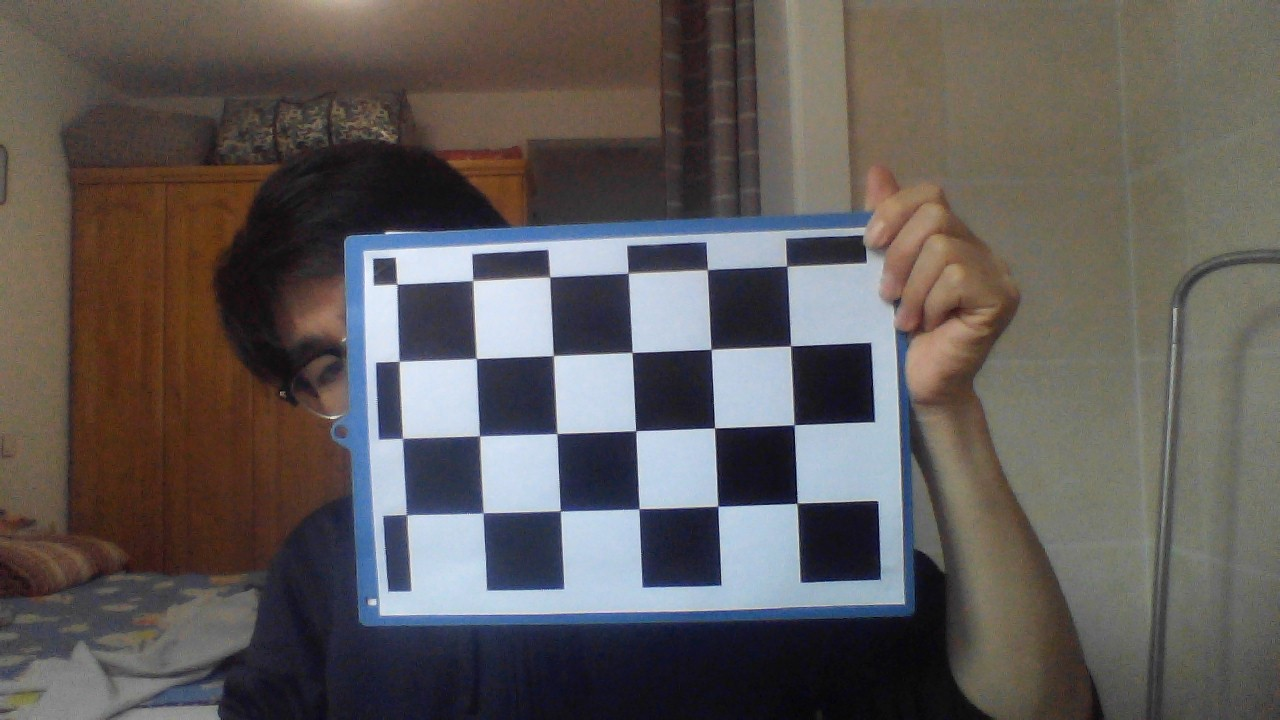
#> input picture calib_images/checkerboard/WIN_20200409_16_38_18_Pro.jpg, 1280 x 720 px; its folder holds only this picture in this run
$ python cam_calib.py
#> lines starting #> are read from the running program, lines starting #| are printed output that depends on the picture; after the words box and inside, x2 and y2 are one past the last pixel; in counts of white or black regions, pixels touching at a corner belong together; long printed decimals are rounded
import cv2
import numpy as np
import glob

# 设置寻找亚像素角点的参数，采用的停止准则是最大循环次数30和最大误差容限0.001
criteria = (cv2.TERM_CRITERIA_MAX_ITER | cv2.TERM_CRITERIA_EPS, 30, 0.001)

# 获取标定板角点的位置
objp = np.zeros((4 * 6, 3), np.float32)
objp[:, :2] = np.mgrid[0:6, 0:4].T.reshape(-1, 2)  # 将世界坐标系建在标定板上，所有点的Z坐标全部为0，所以只需要赋值x和y

obj_points = []  # 存储3D点
img_points = []  # 存储2D点

images = glob.glob("calib_images/checkerboard/*.jpg")
i=0
for fname in images:
    img = cv2.imread(fname)
#> img is the input picture: shape (720, 1280, 3); mean B, G, R 88.9, 90.5, 95.6
    gray = cv2.cvtColor(img, cv2.COLOR_BGR2GRAY)
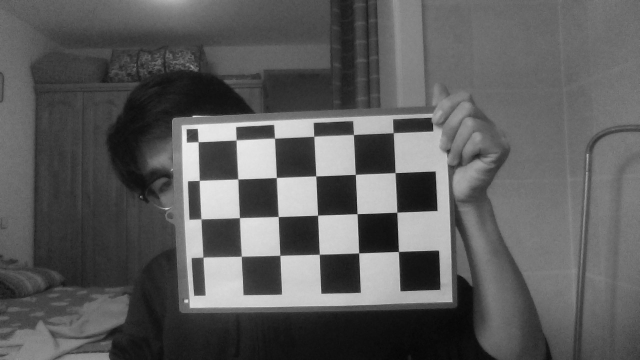
#> gray: shape (720, 1280) (shown at 1/2 size); min 3, max 247, mean 91.9
    size = gray.shape[::-1]
    print("size--------------->",size)
#| size---------------> (1280, 720)
    ret, corners = cv2.findChessboardCorners(gray, (6, 4), None)
#> ret = True; corners = 24 rows, first 8: [397.2, 284.4], [472.8, 280.6], [549.9, 277.3], [627.8, 273.1], [707.4, 270.1], [786.8, 266.2], [399.4, 361.3], [476.5, 358.5]
    #print(corners)

    if ret:

        obj_points.append(objp)

        corners2 = cv2.cornerSubPix(gray, corners, (5, 5), (-1, -1), criteria)  # 在原角点的基础上寻找亚像素角点
#> corners2 = 24 rows, first 8: [396.8, 284.2], [472.8, 280.5], [549.7, 276.9], [628.2, 273.1], [707.3, 269.7], [786.7, 266.2], [399.2, 361.3], [476.2, 358.5]
        #print(corners2)
        if [corners2]:
            img_points.append(corners2)
        else:
            img_points.append(corners)

        cv2.drawChessboardCorners(img, (6, 4), corners, ret)  # 记住，OpenCV的绘制函数一般无返回值
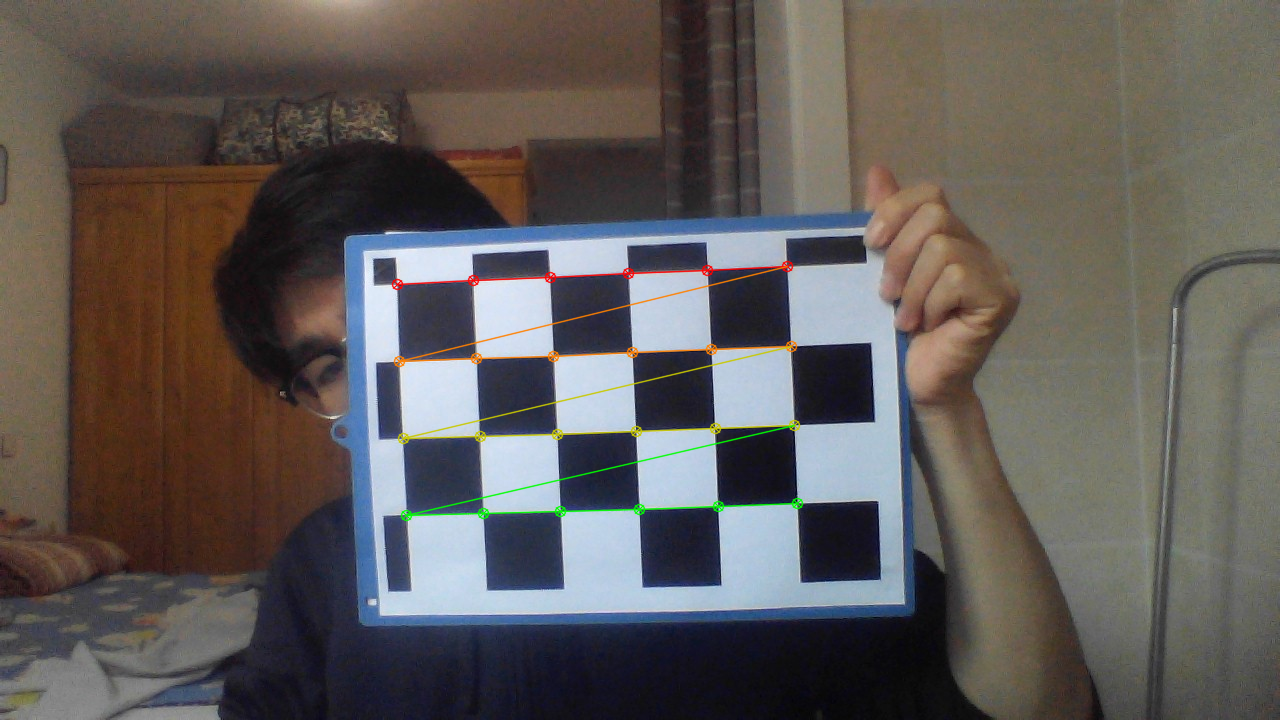
#> img: shape (720, 1280, 3); 1.1% of pixels changed, all inside (x1, y1, x2, y2) = (391, 260, 804, 522)
        i+=1
        cv2.imwrite('conimg'+str(i)+'.jpg', img)
        cv2.waitKey(1500)

print(len(img_points))
#| 1
cv2.destroyAllWindows()

# 标定
ret, mtx, dist, rvecs, tvecs = cv2.calibrateCamera(obj_points, img_points, size, None, None)
#> ret = 0.31; mtx = [[3310.7, 0, 688.9], [0, 3162.1, 296.4], [0, 0, 1]]; dist = [[-3.41, 283.9, 0.0229, -0.066, -10713.7]]; rvecs = ([0.00873, 0.285, -0.0447],); tvecs = ([-3.61, -0.164, 40.95],)

print("ret:", ret)
#| ret: 0.3104
print("mtx:\n", mtx) # 内参数矩阵
#| mtx:
#|  [[3.31065177e+03 0.00000000e+00 6.88911321e+02]
#|  [0.00000000e+00 3.16211388e+03 2.96391067e+02]
#|  [0.00000000e+00 0.00000000e+00 1.00000000e+00]]
print("dist:\n", dist)  # 畸变系数   distortion cofficients = (k_1,k_2,p_1,p_2,k_3)
#| dist:
#|  [[-3.40817136e+00  2.83933218e+02  2.28726642e-02 -6.60179213e-02
#|   -1.07137450e+04]]
print("rvecs:\n", rvecs)  # 旋转向量  # 外参数
#| rvecs:
#|  (array([[ 0.008726],
#|        [ 0.2846],
#|        [-0.04467]]),)
print("tvecs:\n", tvecs ) # 平移向量  # 外参数
#| tvecs:
#|  (array([[-3.610],
#|        [-0.1641],
#|        [40.951]]),)

$ run again, on calib_images/checkerboard/WIN_20200409_16_39_32_Pro.jpg
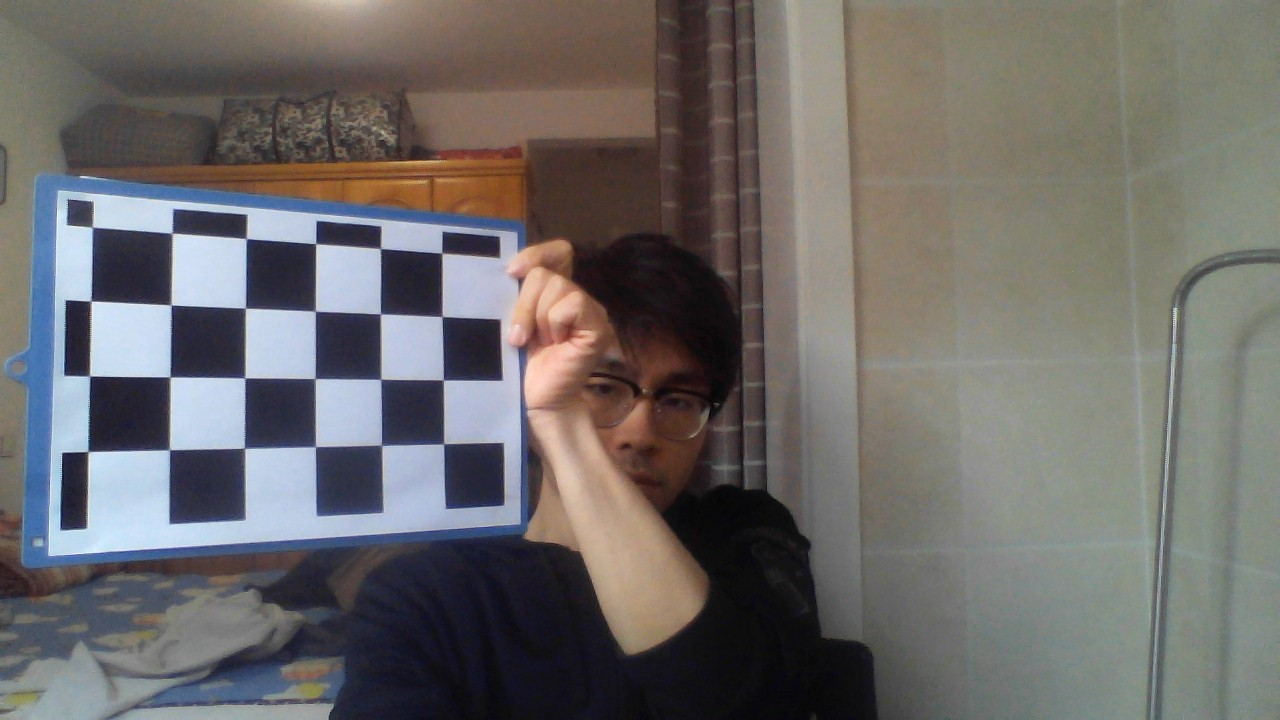
#> input picture calib_images/checkerboard/WIN_20200409_16_39_32_Pro.jpg, 1280 x 720 px
#> img is the input picture: shape (720, 1280, 3); mean B, G, R 105.1, 106.7, 109.6
#> `gray = cv2.cvtColor(img, cv2.COLOR_BGR2GRAY)`:
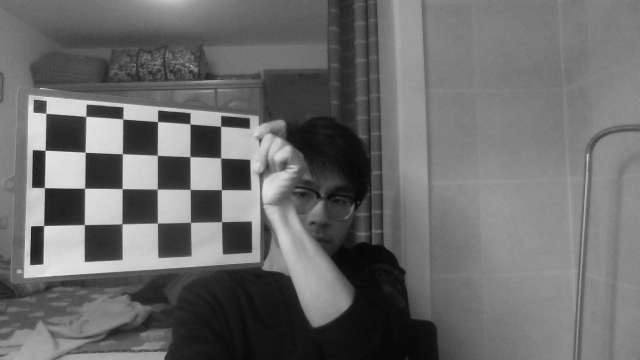
#> gray: shape (720, 1280) (shown at 1/2 size); min 1, max 251, mean 107.4
#| size---------------> (1280, 720)
#> `ret, corners = cv2.findChessboardCorners(gray, (6, 4), None)`: ret = True; corners = 24 rows, first 8: [91.83, 226.9], [171.6, 233.5], [246.4, 238.9], [315.5, 243.8], [380.7, 248.8], [442, 253], [91.14, 301], [171.5, 305.1]
#> corners2 = 24 rows, first 8: [92.28, 227.1], [172.1, 233.3], [246.2, 238.6], [315.7, 243.7], [380.4, 248.5], [441.8, 253.1], [90.75, 301.1], [171.1, 305]
#> `cv2.drawChessboardCorners(img, (6, 4), corners, ret)`:
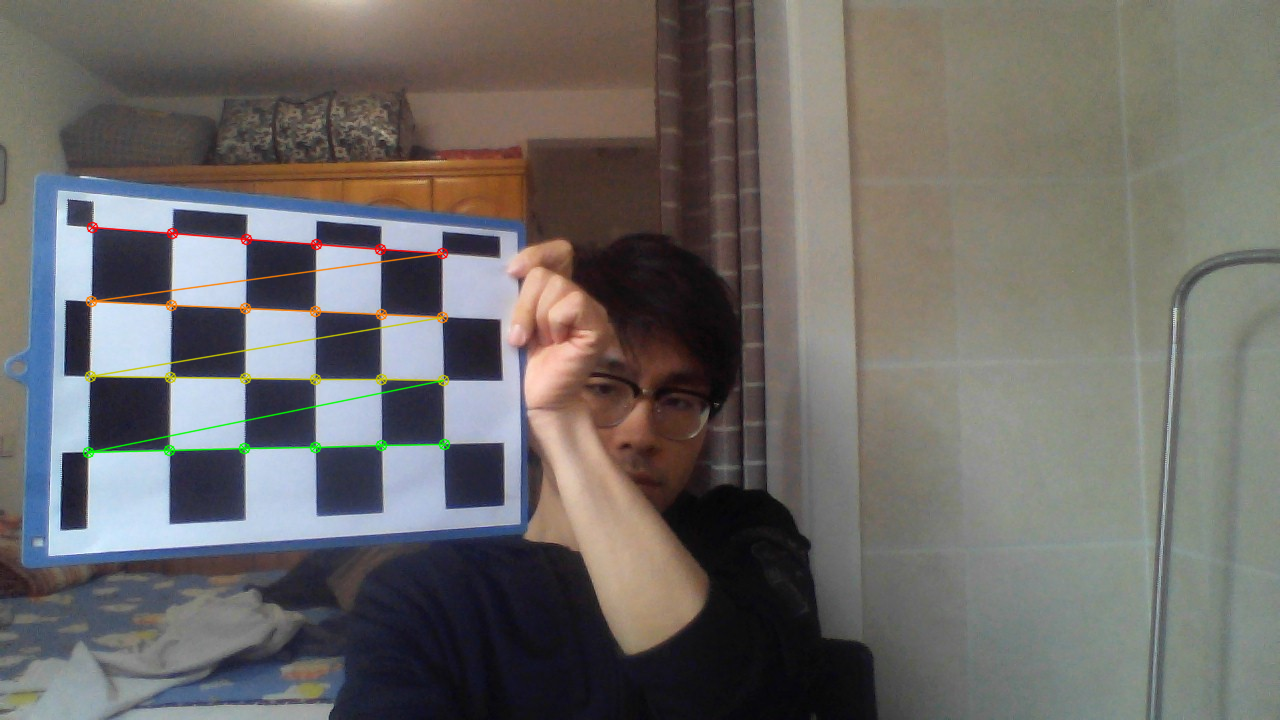
#> img: shape (720, 1280, 3); 1.02% of pixels changed, all inside (x1, y1, x2, y2) = (82, 221, 451, 459)
#| 1
#> `ret, mtx, dist, rvecs, tvecs = cv2.calibrateCamera(obj_points, img_poi..`: ret = 0.219; mtx = [[1206, 0, 638.2], [0, 1147.8, 287.1], [0, 0, 1]]; dist = [[-0.186, 0.65, -0.011, 0.00632, -0.87]]; rvecs = ([-0.11, -0.625, 0.0153],); tvecs = ([-7, -0.77, 15.06],)
#| ret: 0.2193
#| mtx:
#|  [[1.20599581e+03 0.00000000e+00 6.38189178e+02]
#|  [0.00000000e+00 1.14782743e+03 2.87116103e+02]
#|  [0.00000000e+00 0.00000000e+00 1.00000000e+00]]
#| dist:
#|  [[-0.1861  0.6498 -0.01096  0.006322 -0.8705]]
#| rvecs:
#|  (array([[-0.1101],
#|        [-0.6251 ],
#|        [ 0.01531]]),)
#| tvecs:
#|  (array([[-7.000],
#|        [-0.7696],
#|        [15.058]]),)

$ run again, on calib_images/checkerboard/WIN_20200409_16_39_35_Pro.jpg
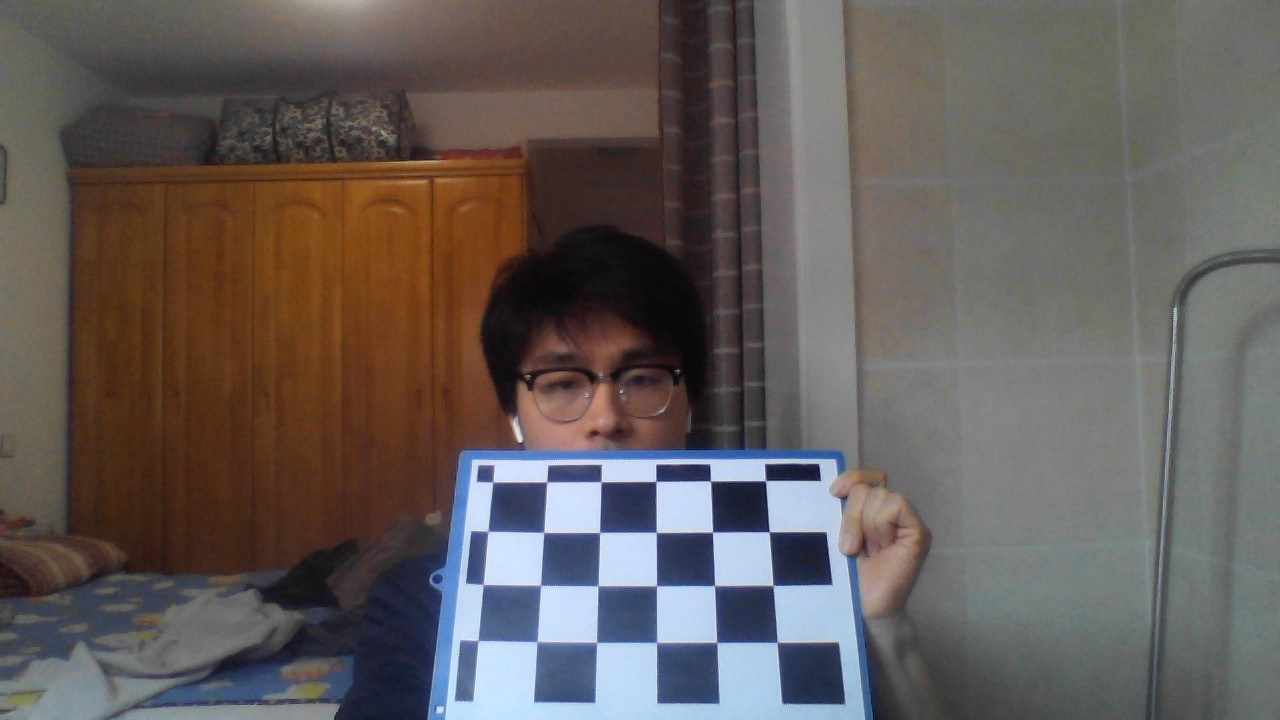
#> input picture calib_images/checkerboard/WIN_20200409_16_39_35_Pro.jpg, 1280 x 720 px
#> img is the input picture: shape (720, 1280, 3); mean B, G, R 89.6, 92.5, 99.5
#> `gray = cv2.cvtColor(img, cv2.COLOR_BGR2GRAY)`:
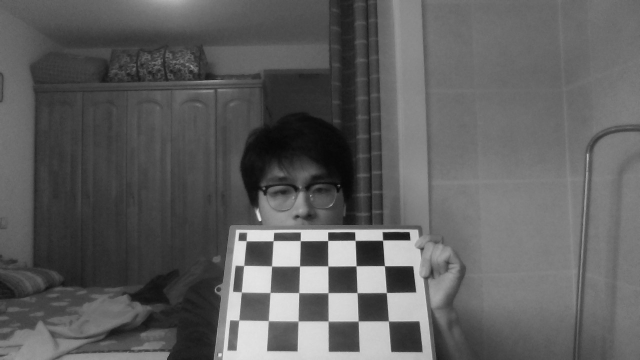
#> gray: shape (720, 1280) (shown at 1/2 size); min 5, max 249, mean 94.3
#| size---------------> (1280, 720)
#> `ret, corners = cv2.findChessboardCorners(gray, (6, 4), None)`: ret = True; corners = 24 rows, first 8: [493.1, 482.3], [546.8, 482], [601.1, 481.8], [656.2, 481.2], [710.3, 480.8], [765.2, 480.8], [488.3, 531.3], [543.8, 532.4]
#> corners2 = 24 rows, first 8: [492.9, 482.1], [546.7, 481.9], [601.1, 481.7], [656, 481.4], [710.5, 481], [765.4, 480.7], [488, 531.3], [543.8, 532.4]
#> `cv2.drawChessboardCorners(img, (6, 4), corners, ret)`:
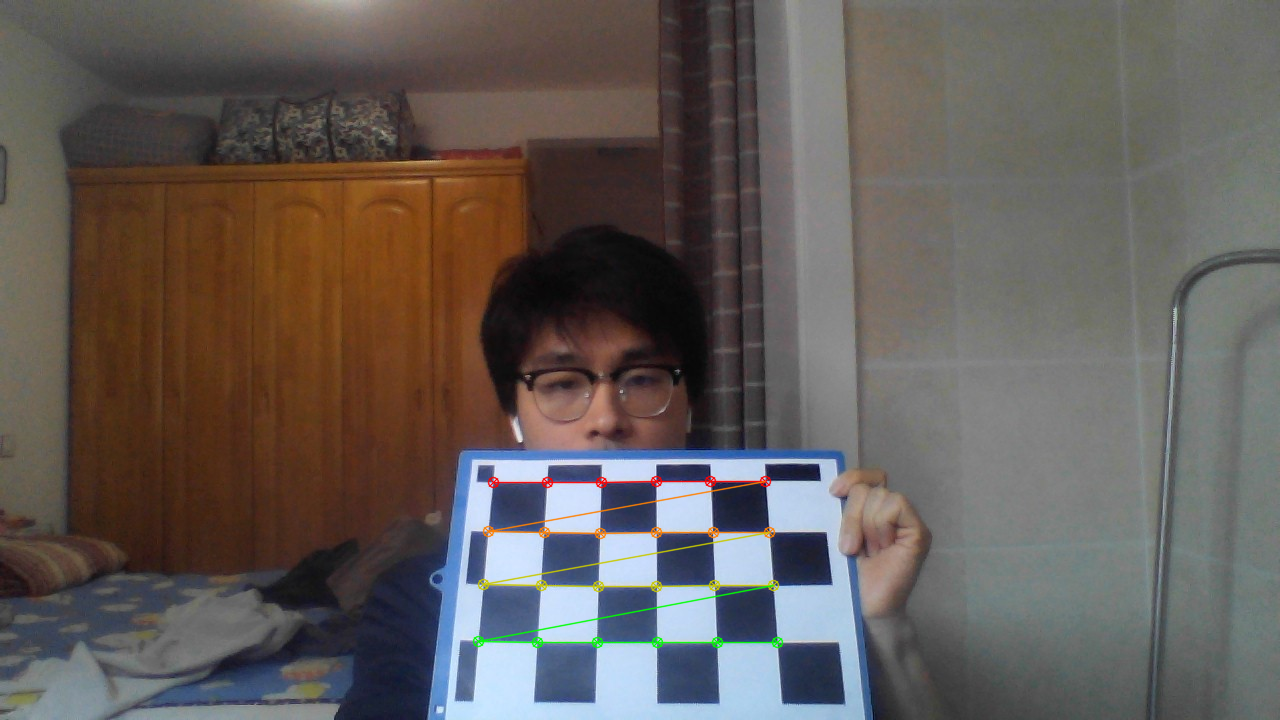
#> img: shape (720, 1280, 3); 0.86% of pixels changed, all inside (x1, y1, x2, y2) = (472, 475, 784, 649)
#| 1
#> `ret, mtx, dist, rvecs, tvecs = cv2.calibrateCamera(obj_points, img_poi..`: ret = 0.235; mtx = [[686.1, 0, 616.9], [0, 625.1, 346.7], [0, 0, 1]]; dist = [[-0.0125, -0.426, -0.005, -0.00632, 0.904]]; rvecs = ([-0.445, 0.0539, 0.000263],); tvecs = ([-2.28, 2.74, 12.63],)
#| ret: 0.2346
#| mtx:
#|  [[686.133   0.         616.863]
#|  [  0.         625.131 346.710]
#|  [  0.           0.           1.        ]]
#| dist:
#|  [[-0.01248 -0.4262 -0.005001 -0.006315  0.9039]]
#| rvecs:
#|  (array([[-4.44855295e-01],
#|        [ 5.39306931e-02],
#|        [ 2.63160744e-04]]),)
#| tvecs:
#|  (array([[-2.283],
#|        [ 2.741],
#|        [12.628]]),)
